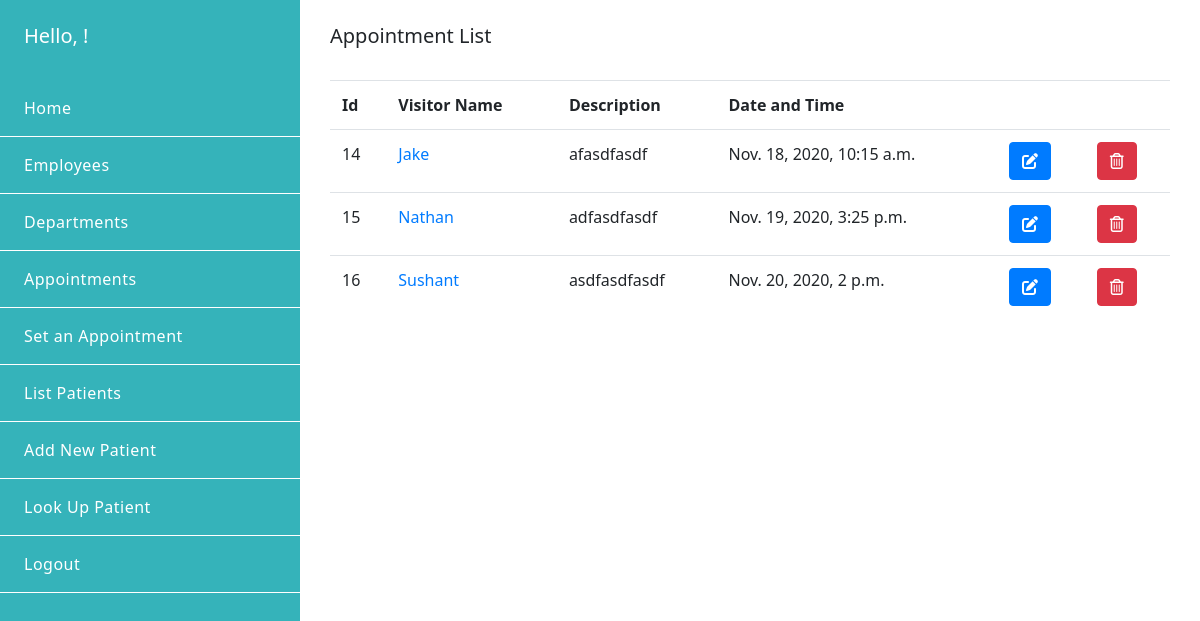
The app's page /appointments/ with its own data.
### emr/models.py (models this page shows, shortened)
class Appointment(models.Model):
    id = models.AutoField(primary_key=True)
    visitor_name = models.CharField(max_length=254, blank=True)
    description = models.TextField(blank=True)
    date_time = models.DateTimeField(default=timezone.now)
    day = models.ForeignKey(Day, on_delete=models.CASCADE, related_name='appointments',blank=True)
    class Meta:
        ordering = ('date_time',)
    def get_absolute_url(self):
        return reverse('view_appointment', args=[self.id])

### emr/views.py (the view)
# urls.py: path('appointments/', views.list_appointments, name='list_appointments'),
def list_appointments(request):
    appointments = Appointment.objects.all()
    return render(request, 'emr/list_appointments.html', {'appointments': appointments})

### emr/templates/emr/list_appointments.html
{% extends 'backend_base.html' %} {% block content %}
<div class="container-fluid py-4">
  <div class="row">
    <div class="col-sm-6">
      <h5>Appointment List</h5>
    </div>
  </div>
  <div class="article">
    <table class="table mt-4">
      <tr>
        <th>Id</th>
        <th>Visitor Name</th>
        <th>Description</th>
        <th>Date and Time</th>
        <th></th>
        <th></th>
      </tr>
      {% for appointment in appointments %}
      <tr>
        <td><span>{{appointment.id}}</span></td>
        <td> <a href="{{appointment.get_absolute_url }}"> <span>{{appointment.visitor_name}}</span></a></td>
        <td>
          {{appointment.description}}
        </td>
        <td><span>{{appointment.date_time}}</span></td>
        <td>
          <a href="{% url 'update_appointment' id=appointment.id %}" class="btn btn-primary"><span><i class="fas fa-edit"></i></span></a>
        </td>
        <td>
          <a href="{% url 'delete_appointment' id=appointment.id %}" class="btn btn-danger"><span><i class="far fa-trash-alt"></i></span></a></a>
        </td>
      </tr>
      {% endfor %}
    </table>
  </div>
</div>
{% endblock %}

### emr/static/emr/css/style.css (style rules this page uses)
* { font-family: "Noto Sans", sans-serif; transition: all ease-in 0.2s; }
html, body { height: 100%; min-height: 100%; }

### records on screen
Appointment: id "14", visitor_name "Jake", description "afasdfasdf", date_time "Nov. 18, 2020, 10:15 a.m."
Appointment: id "15", visitor_name "Nathan", description "adfasdfasdf", date_time "Nov. 19, 2020, 3:25 p.m."
Appointment: id "16", visitor_name "Sushant", description "asdfasdfasdf", date_time "Nov. 20, 2020, 2 p.m."
